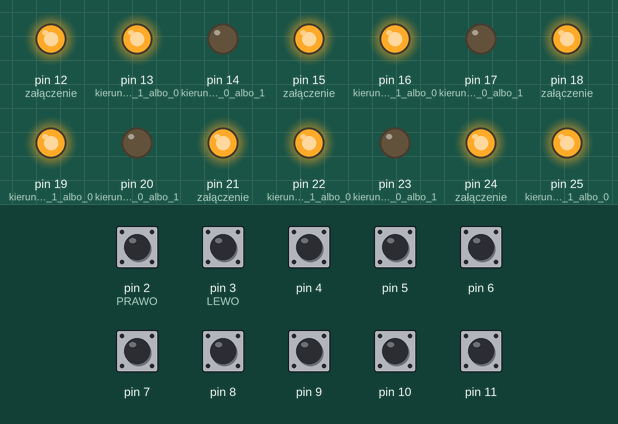
Recording of a sketch running on a simulated Arduino Mega 2560, built with avr-gcc and run on an emulated ATmega2560. Shown: output pins drawn as LEDs (lit = HIGH). The inputs (shaded band) are chosen by the test bench; at power-on: pin 2 (PRAWO), pin 3 (LEWO), pin 4–11 HIGH.

Above: at 1.2 s.
1.3 s: pin 2 (PRAWO) pulled LOW for 0.15 s
At 1.9 s:
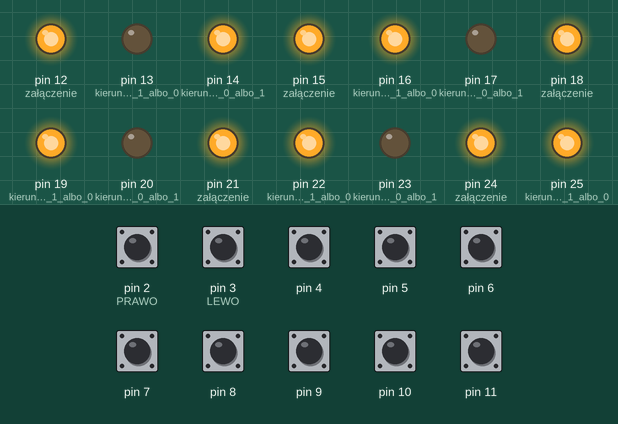
2.9 s: pin 3 (LEWO) pulled LOW for 0.15 s
At 2.99 s:
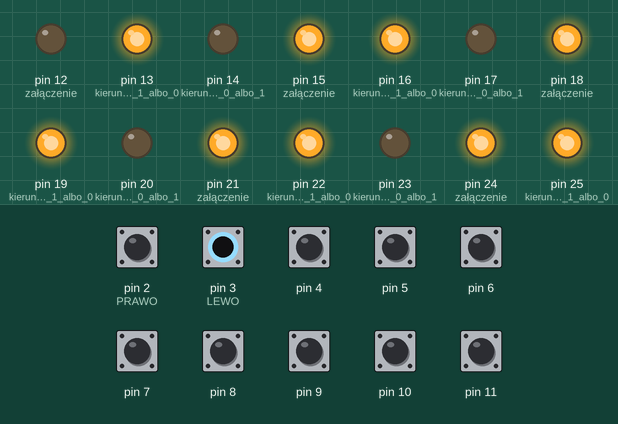
4.5 s: pin 4 pulled LOW for 0.15 s
At 5.5 s:
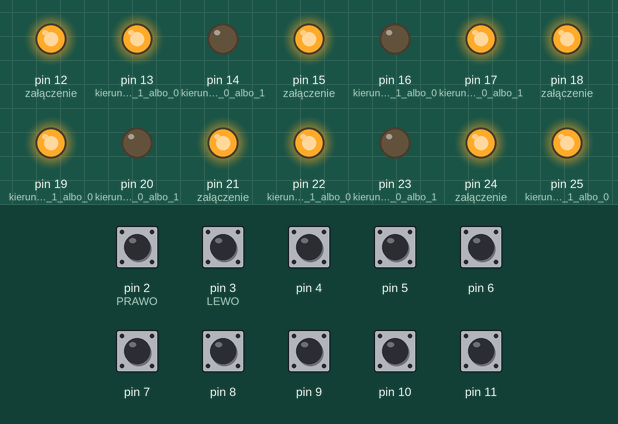
6.1 s: pin 5 pulled LOW for 0.15 s
At 6.19 s:
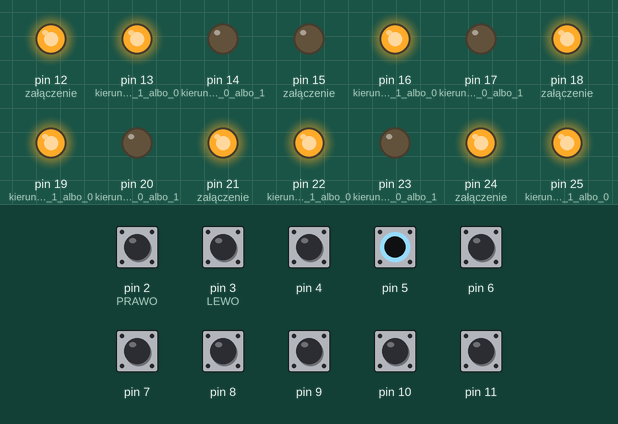
7.7 s: pin 6 pulled LOW for 0.15 s
At 9.0 s:
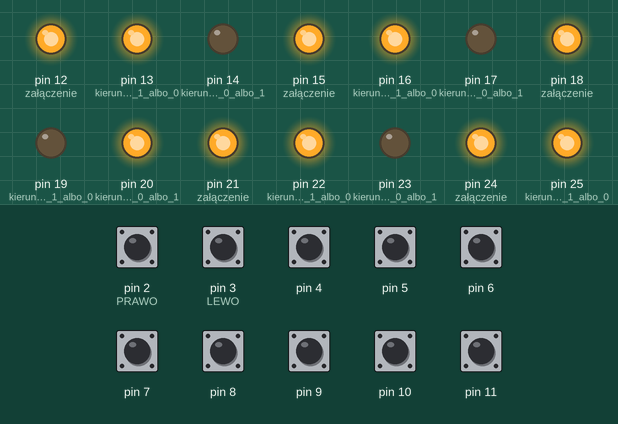
9.3 s: pin 7 pulled LOW for 0.15 s
At 9.39 s:
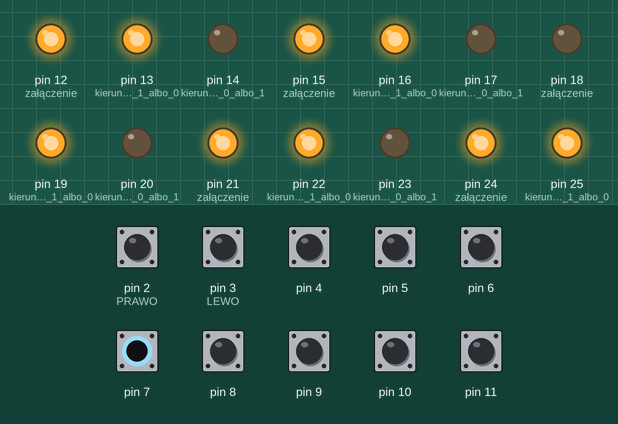
Timing chart, 0 to 11.9 s (numbered marks = the images above; inputs shaded):
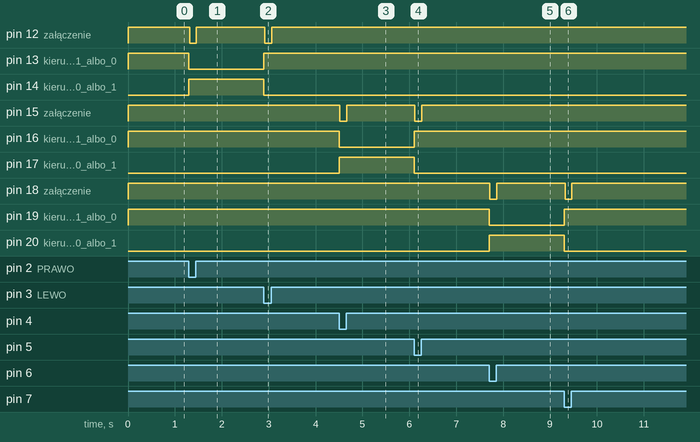

Measured:
- after the input at 1.3 s, pin 12 (załączenie): HIGH → LOW at once, → HIGH 0.14 s later; pin 13 (kierunek_albo_1_albo_0): HIGH → LOW at once; pin 14 (kierunek_albo_0_albo_1): LOW → HIGH at once
- after the input at 2.9 s, pin 12 (załączenie): HIGH → LOW at once, → HIGH 0.14 s later; pin 13 (kierunek_albo_1_albo_0): LOW → HIGH at once; pin 14 (kierunek_albo_0_albo_1): HIGH → LOW at once
- after the input at 4.5 s, pin 15 (załączenie): HIGH → LOW at once, → HIGH 0.14 s later; pin 16 (kierunek_albo_1_albo_0): HIGH → LOW at once; pin 17 (kierunek_albo_0_albo_1): LOW → HIGH at once
- after the input at 6.1 s, pin 15 (załączenie): HIGH → LOW at once, → HIGH 0.14 s later; pin 16 (kierunek_albo_1_albo_0): LOW → HIGH at once; pin 17 (kierunek_albo_0_albo_1): HIGH → LOW at once
- after the input at 7.7 s, pin 18 (załączenie): HIGH → LOW at once, → HIGH 0.14 s later; pin 19 (kierunek_albo_1_albo_0): HIGH → LOW at once; pin 20 (kierunek_albo_0_albo_1): LOW → HIGH at once
- after the input at 9.3 s, pin 18 (załączenie): HIGH → LOW at once, → HIGH 0.14 s later; pin 19 (kierunek_albo_1_albo_0): LOW → HIGH at once; pin 20 (kierunek_albo_0_albo_1): HIGH → LOW at once

The sketch:

Sterownik_robota.ino
```cpp
void setup() {
  //przyciski sterownicze
  pinMode(2, INPUT_PULLUP);//PRAWO
  pinMode(3, INPUT_PULLUP);//LEWO

  pinMode(4, INPUT_PULLUP);
  pinMode(5, INPUT_PULLUP);

  pinMode(6, INPUT_PULLUP);
  pinMode(7, INPUT_PULLUP);

  pinMode(8, INPUT_PULLUP);
  pinMode(9, INPUT_PULLUP);

  pinMode(10, INPUT_PULLUP);
  pinMode(11, INPUT_PULLUP);
  //przyciski sterownicze koniec
  //PRZEKAŹNIKI

  //OBRÓT PODSTAWY
  pinMode(12, OUTPUT);//załączenie
  pinMode(13, OUTPUT);//kierunek albo 1 albo 0
  pinMode(14, OUTPUT);//kierunek albo 0 albo 1 //nie może być 1 1 albo 0 0
  digitalWrite(12, HIGH);
  digitalWrite(13, HIGH);
  digitalWrite(14, LOW);
  //OBRÓT PODSTAWY

  //wysięg 1
  pinMode(15, OUTPUT);//załączenie
  pinMode(16, OUTPUT);//kierunek albo 1 albo 0
  pinMode(17, OUTPUT);//kierunek albo 0 albo 1 //nie może być 1 1 albo 0 0
  digitalWrite(15, HIGH);
  digitalWrite(16, HIGH);
  digitalWrite(17, LOW);
  //wysieg 1

  //wysięg 2
  pinMode(18, OUTPUT);//załączenie
  pinMode(19, OUTPUT);//kierunek albo 1 albo 0
  pinMode(20, OUTPUT);//kierunek albo 0 albo 1 //nie może być 1 1 albo 0 0
  digitalWrite(18, HIGH);
  digitalWrite(19, HIGH);
  digitalWrite(20, LOW);
  //wysieg 2

  //arm
  pinMode(21, OUTPUT);//załączenie
  pinMode(22, OUTPUT);//kierunek albo 1 albo 0
  pinMode(23, OUTPUT);//kierunek albo 0 albo 1 //nie może być 1 1 albo 0 0
  digitalWrite(21, HIGH);
  digitalWrite(22, HIGH);
  digitalWrite(23, LOW);
  //arm

  //chwytak
  pinMode(24, OUTPUT);//załączenie
  pinMode(25, OUTPUT);//kierunek albo 1 albo 0
  pinMode(26, OUTPUT);//kierunek albo 0 albo 1 //nie może być 1 1 albo 0 0
  digitalWrite(24, HIGH);
  digitalWrite(25, HIGH);
  digitalWrite(26, LOW);
  //chwytak

}

void loop() {
  //obrót podstawą poczatek
  if (digitalRead(2) == 0 && digitalRead(3) == 1) //NP W LEWO
  {
    digitalWrite(13, LOW);
    digitalWrite(14, HIGH);
    delay(20);
    digitalWrite(12, LOW); //WAŻNE ZAŁĄCZAJ PO WYBRANIU KIERUNKU
  }
  else if (digitalRead(3) == 0 && digitalRead(2) == 1)//NP W PRAWO
  {
    digitalWrite(13, HIGH);
    digitalWrite(14, LOW);
    delay(20);
    digitalWrite(12, LOW); //WAŻNE ZAŁĄCZAJ PO WYBRANIU KIERUNKU
  }
  else //ZATRZYMAJ
  {
    digitalWrite(12, HIGH);
  }

  //wysiegnik1
  if (digitalRead(4) == 0 && digitalRead(5) == 1) //do przodu
  {
    digitalWrite(16, LOW);
    digitalWrite(17, HIGH);
    delay(20);
    digitalWrite(15, LOW); //WAŻNE ZAŁĄCZAJ PO WYBRANIU KIERUNKU
  }
  else if (digitalRead(5) == 0 && digitalRead(4) == 1)//do tył
  {
    digitalWrite(16, HIGH);
    digitalWrite(17, LOW);
    delay(20);
    digitalWrite(15, LOW); //WAŻNE ZAŁĄCZAJ PO WYBRANIU KIERUNKU
  }
  else //ZATRZYMAJ
  {
    digitalWrite(15, HIGH);
  }
  //wysiegnik1

  //wysiegnik2
  if (digitalRead(6) == 0 && digitalRead(7) == 1) //do przodu
  {
    digitalWrite(19, LOW);
    digitalWrite(20, HIGH);
    delay(20);
    digitalWrite(18, LOW); //WAŻNE ZAŁĄCZAJ PO WYBRANIU KIERUNKU
  }
  else if (digitalRead(7) == 0 && digitalRead(6) == 1)//do tył
  {
    digitalWrite(19, HIGH);
    digitalWrite(20, LOW);
    delay(20);
    digitalWrite(18, LOW); //WAŻNE ZAŁĄCZAJ PO WYBRANIU KIERUNKU
  }
  else //ZATRZYMAJ
  {
    digitalWrite(18, HIGH);
  }
  //wysiegnik2

  //arm
  if (digitalRead(8) == 0 && digitalRead(9) == 1) //do przodu
  {
    digitalWrite(23, LOW);
    digitalWrite(22, HIGH);
    delay(20);
    digitalWrite(21, LOW); //WAŻNE ZAŁĄCZAJ PO WYBRANIU KIERUNKU
  }
  else if (digitalRead(9) == 0 && digitalRead(8) == 1)//do tył
  {
    digitalWrite(23, HIGH);
    digitalWrite(22, LOW);
    delay(20);
    digitalWrite(21, LOW); //WAŻNE ZAŁĄCZAJ PO WYBRANIU KIERUNKU
  }
  else //ZATRZYMAJ
  {
    digitalWrite(21, HIGH);
  }
  //arm

  //chwytak
  if (digitalRead(10) == 0 && digitalRead(11) == 1) //do przodu
  {
    digitalWrite(25, LOW);
    digitalWrite(26, HIGH);
    delay(20);
    digitalWrite(24, LOW); //WAŻNE ZAŁĄCZAJ PO WYBRANIU KIERUNKU
  }
  else if (digitalRead(11) == 0 && digitalRead(10) == 1)//do tył
  {
    digitalWrite(25, HIGH);
    digitalWrite(26, LOW);
    delay(20);
    digitalWrite(24, LOW); //WAŻNE ZAŁĄCZAJ PO WYBRANIU KIERUNKU
  }
  else //ZATRZYMAJ
  {
    digitalWrite(24, HIGH);
  }
  //chwytak
}
```
